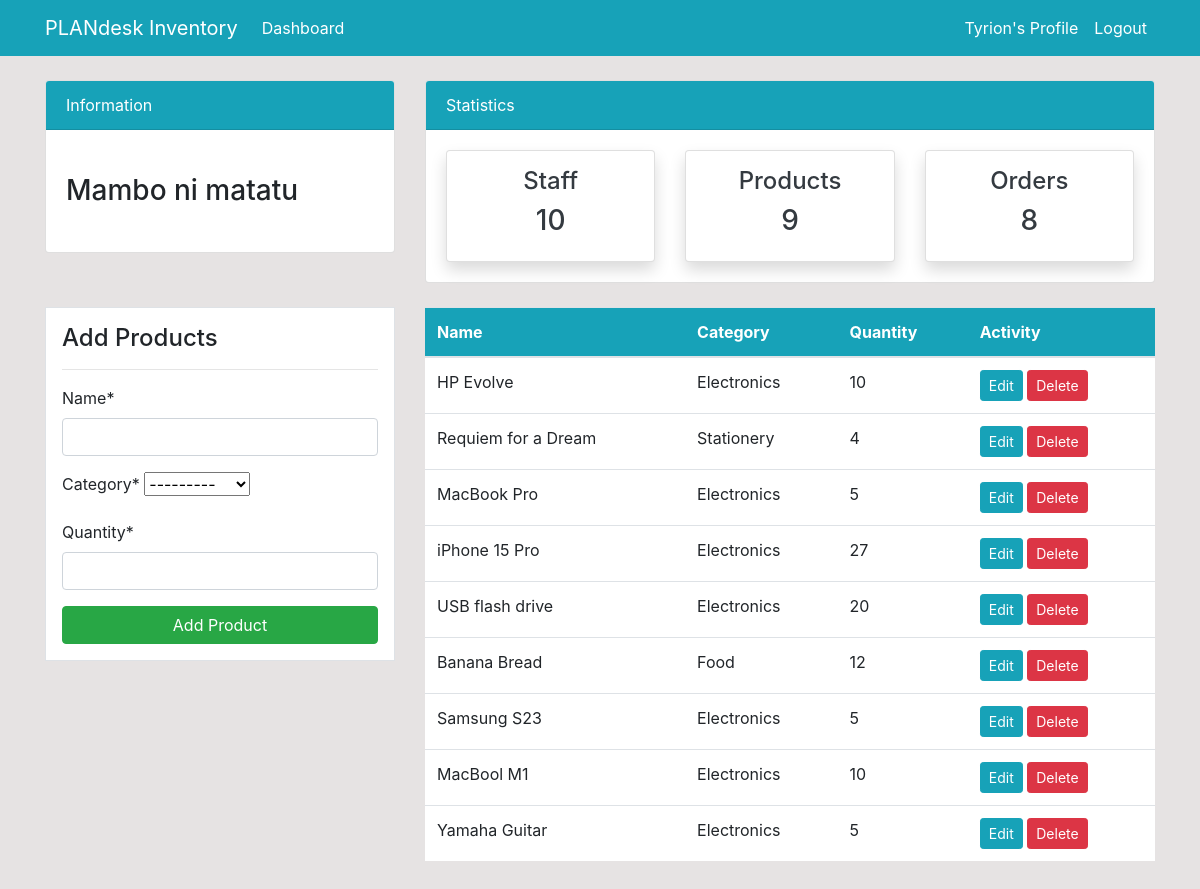
Page /product/ (signed in) on the committed database.
### dashboard/models.py (models this page shows, shortened)
class Product(models.Model):
    name = models.CharField(max_length=100, null=True)
    category = models.CharField(max_length=20, choices=CATEGORY, null=True)
    quantity = models.PositiveIntegerField(null=True)

### dashboard/views.py (the view)
# urls.py: path('product/', views.product, name='dashboard-product'),
@login_required
def product(request):
    items = Product.objects.all()
    workers_count = User.objects.all().count()
    items_count = items.count()
    orders_count = Order.objects.all().count()
    if request.method == 'POST':
        form = ProductForm(request.POST)
        if form.is_valid:
            form.save()
            product_name = form.cleaned_data.get('name')
            messages.success(request, f'Successfully added {product_name}')
            return redirect('dashboard-product')
    else:
        form = ProductForm()
    context = {
        'items': items,
        'form': form,
        'workers_count': workers_count,
        'items_count': items_count,
        'orders_count': orders_count,
    }
    return render(request, 'dashboard/product.html', context)

### dashboard/forms.py
class ProductForm(forms.ModelForm):
    class Meta:
        model = Product
        fields = ['name', 'category', 'quantity']

### templates/dashboard/product.html (shortened to what this page needs)
{% extends 'partials/base.html' %} {% block title %}Products Page{% endblock %}
{% load crispy_forms_tags %}
{% block content%} {% include 'partials/hero.html' %}
<div class="container">
  <div class="row my-4">
    <div class="col-md-4">
      <div class="border bg-white p-3">
        <h4>Add Products</h4>
        <hr />
        <form method="POST">
          {{ form|crispy }}
          <input
            class="btn btn-success btn-block"
            type="submit"
            value="Add Product"
          />
        </form>
      </div>
    </div>
    <div class="col-md-8">
      <table class="table bg-white">
        <thead class="bg-info">
          <tr class="text-white">
            <th scope="col">Name</th>
            <th scope="col">Category</th>
            <th scope="col">Quantity</th>
            <th scope="col">Activity</th>
          </tr>
        </thead>
        <tbody>
          {% for item in items %}
          <tr>
            <td>{{item.name}}</td>
            <td>{{item.category}}</td>
            <td>{{item.quantity}}</td>
            <td>
              <a
                class="btn btn-info btn-sm"
                href="{% url 'dashboard-product-update' item.id %}"
                >Edit</a
              >
              <a
                class="btn btn-danger btn-sm"
                href="{% url 'dashboard-product-delete' item.id %}"
                >Delete</a
              >
            </td>
          </tr>
          {% endfor %}
        </tbody>
      </table>
    </div>
  </div>
</div>
{% endblock %}

### templates/partials/nav.html (shortened to what this page needs)
<nav class="navbar navbar-expand-lg navbar-info bg-info">
  {% if user.is_authenticated %}
  <div class="container">
    <a class="navbar-brand text-white" href="{% url 'dashboard-index' %}"
      >PLANdesk Inventory</a
    >
    <div class="collapse navbar-collapse" id="navbarSupportedContent">
      <ul class="navbar-nav mr-auto">
        <li class="nav-item active">
          <a class="nav-link text-white" href="{% url 'dashboard-index' %}"
            >Dashboard <span class="sr-only">(current)</span></a
          >
        </li>
      </ul>
      <ul class="navbar-nav ml-auto">
        <li class="nav-item active">
          <a class="nav-link text-white" href="{% url 'user-profile'%}"
            >{{user.username}}'s Profile
            <span class="sr-only">(current)</span></a
          >
        </li>
        <li class="nav-item">
          <a class="nav-link text-white" href="{% url 'user-logout' %}"
            >Logout</a
          >
        </li>
      </ul>
      {% endif %}
    </div>
  </div>
</nav>

### static/style.css (style rules this page uses)
body { background: rgb(230, 227, 227); }

### rows in the picture
Product: name "HP Evolve", category "Electronics", quantity "10"
Product: name "Requiem for a Dream", category "Stationery", quantity "4"
Product: name "MacBook Pro", category "Electronics", quantity "5"
Product: name "iPhone 15 Pro", category "Electronics", quantity "27"
Product: name "USB flash drive", category "Electronics", quantity "20"
Product: name "Banana Bread", category "Food", quantity "12"
Product: name "Samsung S23", category "Electronics", quantity "5"
Product: name "MacBool M1", category "Electronics", quantity "10"
Product: name "Yamaha Guitar", category "Electronics", quantity "5"

### other values in the picture
{{ user.username }} "Tyrion"
{{ workers_count }} "10"
{{ items_count }} "9"
{{ orders_count }} "8"
